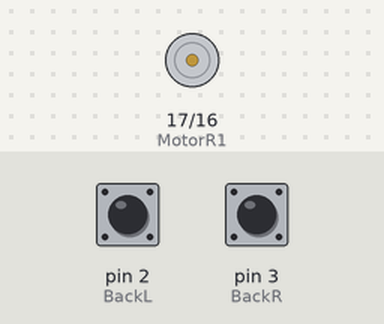
A sketch run on a simulated Arduino Uno, built for the host (arithmetic inside an expression is 32-bit, double 64-bit). Shown: motor-driver pin pairs drawn as motors (green arrow = first pin HIGH = forward, orange = second pin HIGH = backward, longer = more drive, scaled by the enable pin). The test bench sets the inputs (shaded band); at power-on: pin 2 (BackL) HIGH, pin 3 (BackR) HIGH.

Above: at 1.2 s.
1.3 s: pin 2 (BackL) pulled LOW for 0.15 s
At 1.42 s:
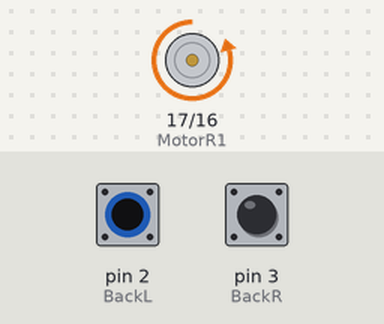
4.4 s: pin 2 (BackL) pulled LOW for 3.2 s
At 6.67 s:
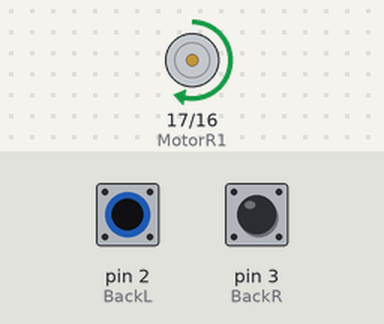
12.1 s: pin 3 (BackR) pulled LOW for 3.2 s
At 12.92 s:
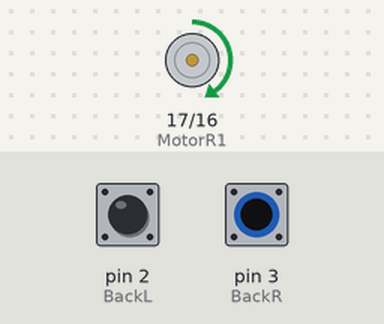
Timing chart, 0 to 20.8 s (numbered marks = the images above; inputs shaded):
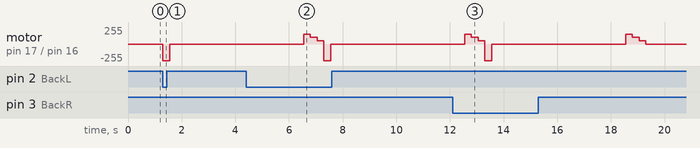

Measured:
- after the input at 1.3 s, motor on pin 17 (MotorR1) / pin 16 (MotorR2): stopped → backward 250/255 at once, → stopped 0.25 s later

The sketch:

Windup_test.ino
```cpp
#include <SD.h>
#include "LowPower.h"


// Pin Declarations
const int8_t BackL = 2; //Back Left Bumper Pin
const int8_t BackR = 3; //Back Right bumper Pin
const int8_t Motor2ENA = 6;
const int8_t MotorR1 = 17; //Right Motor Pin
const int8_t MotorR2 = 16; //Left Motor Pin

uint8_t BBumpLeft = 0, BBumpRight = 0, FrontBumpFlg = 0; //DigitalRead for Digital Devices

void temp(){}

void setup() {
  Serial.begin(9600);
  pinMode(BackL, INPUT_PULLUP);
  pinMode(BackR, INPUT_PULLUP);
  pinMode(MotorR2, OUTPUT);
  pinMode(MotorR1, OUTPUT);
  pinMode(Motor2ENA, OUTPUT);

    cli(); //stop interrupts
  //set timer1 interrupt at 1Hz
  TCCR1A = 0;// set entire TCCR1A register to 0
  TCCR1B = 0;// same for TCCR1B
  TCNT1  = 0;//initialize counter value to 0
  // set compare match register for 1hz increments
  OCR1A = 15624;// = (16*10^6) / (1*1024) - 1 (must be <65536)
  // turn on CTC mode
  TCCR1B |= (1 << WGM12);
  // Set CS10 and CS12 bits for 1024 prescaler
  TCCR1B |= (1 << CS12) | (1 << CS10);
  // enable timer compare interrupt
  TIMSK1 |= (1 << OCIE1A);
  sei(); //do interrupts
}

void loop()
{

  //Reads in the bumper value and creates flags for it to keep going when not pushed
  BBumpRight = digitalRead(BackR);
  BBumpLeft = digitalRead(BackL);


  if(BBumpRight == LOW || BBumpLeft == LOW)
  {
    analogWrite(Motor2ENA, 250);
    Clockwise();
    delay(250);
    Stop();
    delay(5000);
    analogWrite(Motor2ENA, 150);
    CCW();
    delay(250);
    analogWrite(Motor2ENA, 100);
    delay(250);
    analogWrite(Motor2ENA, 50);
    delay(250);
    Stop();
  }
}

void Clockwise()
{
  digitalWrite(MotorR1, LOW);
  digitalWrite(MotorR2, HIGH);
}

void CCW ()
{
  digitalWrite(MotorR1, HIGH);
  digitalWrite(MotorR2, LOW);
}

void Stop()
{
  digitalWrite(MotorR1, LOW);
  digitalWrite(MotorR2, LOW);
}
```
